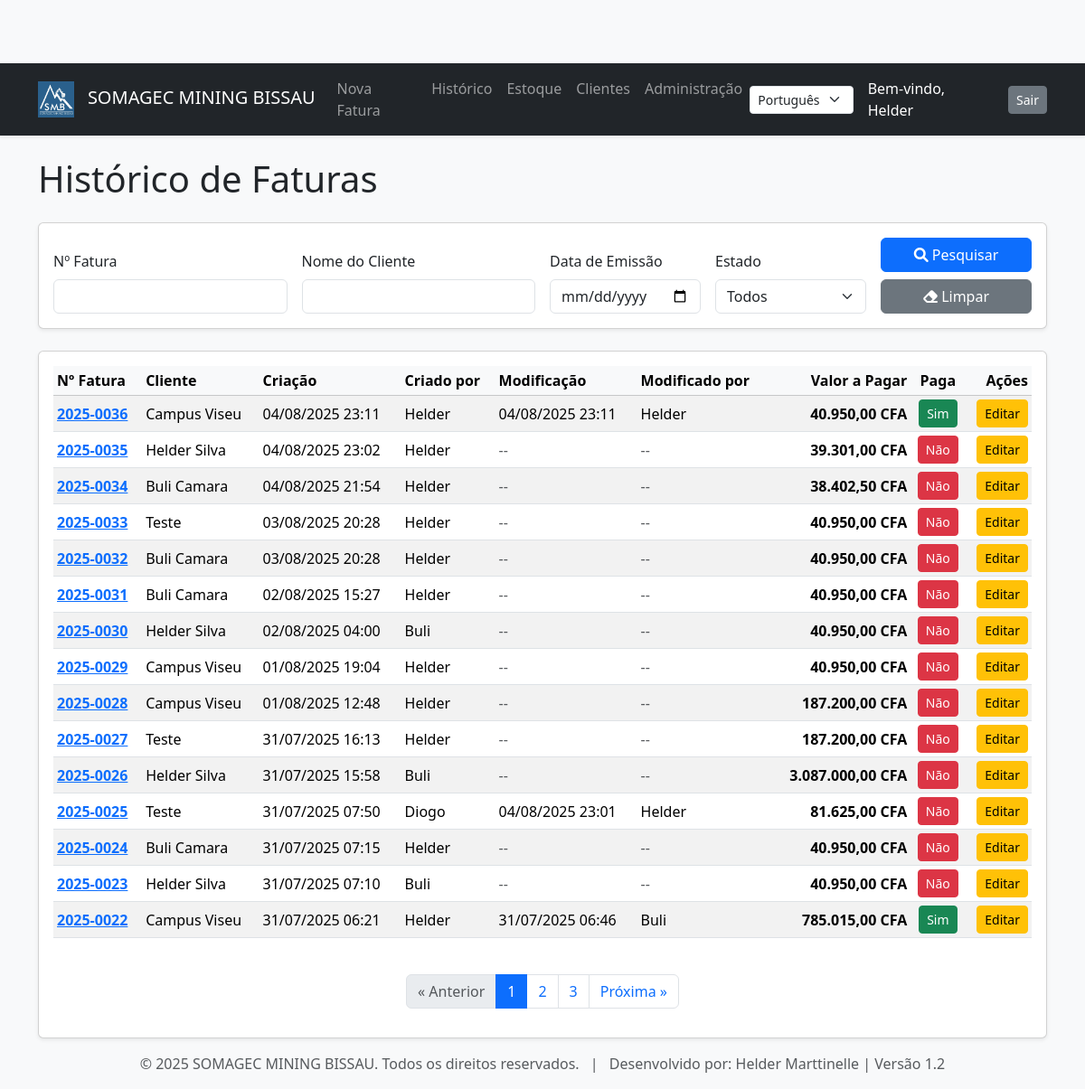
The page /faturas/ (signed in) on the database its author committed.
### stock/models.py (models this page shows, shortened)
class Fatura(models.Model):
    cliente = models.ForeignKey(Cliente, verbose_name=_('cliente'), on_delete=models.PROTECT)
    utilizador = models.ForeignKey(User, verbose_name=_('Criado por'), on_delete=models.SET_NULL, null=True, blank=True)
    data_emissao = models.DateField(_('data de emissão'), default=timezone.now)
    modificado_por = models.ForeignKey(User, related_name='faturas_modificadas', on_delete=models.SET_NULL, null=True, blank=True, verbose_name=_('Modificado por'))
    numero_fatura = models.CharField(_('número da fatura'), max_length=50, unique=True, blank=True)
    paga = models.BooleanField(_('paga'), default=False)
    taxa_igv = models.DecimalField(_('Taxa IGV (%)'), max_digits=5, decimal_places=2, default=17.00)
    desconto = models.DecimalField(_('desconto (%)'), max_digits=5, decimal_places=2, default=0.00, help_text=_("Percentagem de desconto (ex: 5 para 5%)"))
    adiantamento = models.DecimalField(_('adiantamento (€)'), max_digits=10, decimal_places=2, default=0.00, help_text=_("Valor do adiantamento em euros"))
    criado_em = models.DateTimeField(auto_now_add=True)
    atualizado_em = models.DateTimeField(auto_now=True)
    @property
    def subtotal(self): return sum(item.subtotal for item in self.itens.all()) if self.itens.all() else Decimal('0.00')
    @property
    def valor_desconto(self): return self.subtotal * (self.desconto / Decimal(100))
    @property
    def subtotal_apos_desconto(self): return self.subtotal - self.valor_desconto
    @property
    def valor_igv(self): return self.subtotal_apos_desconto * (self.taxa_igv / Decimal(100))
    @property
    def total_geral(self): return self.subtotal_apos_desconto + self.valor_igv
    @property
    def valor_a_pagar(self): return max(self.total_geral - self.adiantamento, Decimal('0.00'))
    @property
    def foi_modificada(self):
        if not self.criado_em or not self.atualizado_em: return False
        return self.atualizado_em > self.criado_em + timedelta(seconds=1)
    class Meta:
        verbose_name = _("Fatura")
        verbose_name_plural = _("Faturas")

class Cliente(models.Model):
    nome = models.CharField(_('nome'), max_length=200)
    nif = models.CharField(_('NIF/Contribuinte'), max_length=50, blank=True)
    endereco = models.CharField(_('endereço'), max_length=255, blank=True)
    telefone = models.CharField(_('telefone'), max_length=50, blank=True)
    email = models.EmailField(_('email'), blank=True)
    criado_em = models.DateTimeField(auto_now_add=True, null=True)
    atualizado_em = models.DateTimeField(auto_now=True, null=True)
    utilizador = models.ForeignKey(settings.AUTH_USER_MODEL, on_delete=models.SET_NULL, null=True, blank=True, related_name='clientes_criados')
    modificado_por = models.ForeignKey(settings.AUTH_USER_MODEL, on_delete=models.SET_NULL, null=True, blank=True, related_name='clientes_modificados')
    class Meta:
        verbose_name = _("Cliente")
        verbose_name_plural = _("Clientes")

class ItemFatura(models.Model):
    fatura = models.ForeignKey(Fatura, related_name='itens', on_delete=models.CASCADE)
    produto = models.ForeignKey(Produto, verbose_name=_('produto'), on_delete=models.PROTECT)
    quantidade = models.DecimalField(_('quantidade'), max_digits=10, decimal_places=2, null=True, blank=True)
    preco_unitario = models.DecimalField(_('preço unitário'), max_digits=10, decimal_places=2, null=True, blank=True)
    @property
    def subtotal(self): return self.quantidade * self.preco_unitario if self.quantidade and self.preco_unitario else Decimal('0.00')

### stock/views.py (the view)
# urls.py: path('faturas/', views.lista_faturas_view, name='lista_faturas'),
@login_required
def lista_faturas_view(request):
    q_numero = request.GET.get('q_numero', '')
    q_cliente = request.GET.get('q_cliente', '')
    q_data = request.GET.get('q_data', '')
    q_paga = request.GET.get('q_paga', '')
    q_periodo = request.GET.get('q_periodo', '')
    faturas = Fatura.objects.all().order_by('-data_emissao', '-numero_fatura')
    if q_numero: faturas = faturas.filter(numero_fatura__icontains=q_numero)
    if q_cliente: faturas = faturas.filter(cliente__nome__icontains=q_cliente)
    if q_data:
        try: faturas = faturas.filter(data_emissao=datetime.strptime(q_data, '%Y-%m-%d').date())
        except (ValueError, TypeError): pass
    if q_paga == 'sim': faturas = faturas.filter(paga=True)
    if q_paga == 'nao': faturas = faturas.filter(paga=False)
    if q_periodo == 'mes_atual':
        hoje = date.today()
        faturas = faturas.filter(data_emissao__year=hoje.year, data_emissao__month=hoje.month)
    paginator = Paginator(faturas, 15)
    page_obj = paginator.get_page(request.GET.get('page'))
    return render(request, 'stock/lista_faturas.html', {'page_obj': page_obj})

### stock/context_processors.py (called while the page is built)
def dados_empresa_processor(request):
    dados = DadosEmpresa.objects.first()
    return {'dados_empresa': dados}

### stock/templatetags/stock_tags.py (called while the page is built)
@register.simple_tag
def url_params_minus_page(request_get):
    params = request_get.copy()
    params.pop('page', None)  # Remove a chave 'page' de forma segura
    return params.urlencode()

### stock/templates/stock/lista_faturas.html (shortened to what this page needs)
{% extends "stock/base.html" %}
{% load i18n %}
{% load l10n %}
{% load humanize %}
{% block content %}
    <h1 class="mb-4">{% trans "Histórico de Faturas" %}</h1>
    <div class="card shadow-sm mb-4">
        <div class="card-body">
            <form method="GET" action="{% url 'lista_faturas' %}" class="row g-3 align-items-end">
                <div class="col-md-3">
                    <label for="q_numero" class="form-label">{% trans "Nº Fatura" %}</label>
                    <input type="text" name="q_numero" id="q_numero" class="form-control" value="{{ request.GET.q_numero }}">
                </div>
                <div class="col-md-3">
                    <label for="q_cliente" class="form-label">{% trans "Nome do Cliente" %}</label>
                    <input type="text" name="q_cliente" id="q_cliente" class="form-control" value="{{ request.GET.q_cliente }}">
                </div>
                <div class="col-md-2">
                    <label for="q_data" class="form-label">{% trans "Data de Emissão" %}</label>
                    <input type="date" name="q_data" id="q_data" class="form-control" value="{{ request.GET.q_data }}">
                </div>
                <div class="col-md-2">
                    <label for="q_paga" class="form-label">{% trans "Estado" %}</label>
                    <select name="q_paga" id="q_paga" class="form-select">
                        <option value="" {% if not request.GET.q_paga %}selected{% endif %}>Todos</option>
                    </select>
                </div>
                <div class="col-md-2">
                    <button type="submit" class="btn btn-primary w-100">
                        <i class="fas fa-search"></i> {% trans "Pesquisar" %}
                    </button>
                    <a href="{% url 'lista_faturas' %}" class="btn btn-secondary w-100 mt-2">
                        <i class="fas fa-eraser"></i> {% trans "Limpar" %}
                    </a>
                </div>
            </form>
        </div>
    </div>
    <div class="card shadow-sm">
        <div class="card-body">
            <div class="table-responsive">
                <table class="table table-striped table-hover align-middle table-sm">
                    <thead class="table-light">
                        <tr>
                            <th>{% trans "Nº Fatura" %}</th>
                            <th>{% trans "Cliente" %}</th>
                            <th>{% trans "Criação" %}</th>
                            <th>{% trans "Criado por" %}</th>
                            <th>{% trans "Modificação" %}</th>
                            <th>{% trans "Modificado por" %}</th>
                            <th class="text-end">{% trans "Valor a Pagar" %}</th>
                            <th class="text-center">{% trans "Paga" %}</th>
                            <th class="text-end">{% trans "Ações" %}</th>
                        </tr>
                    </thead>
                    <tbody>
                        {% for fatura in page_obj %}
                            <tr>
                                <td><a href="{% url 'detalhe_fatura' fatura.id %}"><strong>{{ fatura.numero_fatura }}</strong></a></td>
                                <td>{{ fatura.cliente.nome }}</td>
                                <td>{{ fatura.criado_em|date:"d/m/Y H:i" }}</td>
                                <td>{{ fatura.utilizador.username|default:"N/A" }}</td>
                                <td>{% if fatura.foi_modificada %}{{ fatura.atualizado_em|date:"d/m/Y H:i" }}{% else %}<span class="text-muted">--</span>{% endif %}</td>
                                <td>{% if fatura.modificado_por %}{{ fatura.modificado_por.username }}{% else %}<span class="text-muted">--</span>{% endif %}</td>
                                <td class="text-end fw-bold">{{ fatura.valor_a_pagar|floatformat:2|intcomma }} CFA</td>
                                <td class="text-center">
                                    <form action="{% url 'toggle_fatura_paga' fatura.id %}" method="post" class="d-inline">
                                        <button type="submit" class="btn btn-sm px-2 py-1 {% if fatura.paga %}btn-success{% else %}btn-danger{% endif %}">
                                            {% if fatura.paga %}{% trans "Sim" %}{% else %}{% trans "Não" %}{% endif %}
                                        </button>
                                    </form>
                                </td>
                                <td class="text-end"><a href="{% url 'editar_fatura' fatura.id %}" class="btn btn-warning btn-sm">{% trans "Editar" %}</a></td>
                            </tr>
                        {% empty %}
                            <tr><td colspan="9" class="text-center">{% trans "Nenhuma fatura encontrada." %}</td></tr>
                        {% endfor %}
                    </tbody>
                </table>
            </div>
            {% if page_obj.has_other_pages %}
                 {% with request.GET.urlencode as params %}{% include 'stock/pagination.html' with params=params %}{% endwith %}
            {% endif %}
        </div>
    </div>
{% endblock %}

### stock/templates/stock/base.html (shortened to what this page needs)
{% load i18n %}
{% load static %}
<!doctype html>
<html lang="{{ request.LANGUAGE_CODE }}">
<head>
    <link href="https://cdn.jsdelivr.net/npm/bootstrap@5.3.3/dist/css/bootstrap.min.css" rel="stylesheet">
    <link rel="stylesheet" href="https://cdnjs.cloudflare.com/ajax/libs/font-awesome/6.0.0-beta3/css/all.min.css">
</head>
<body>
    <nav class="navbar navbar-expand-lg navbar-dark bg-dark sticky-top shadow-sm">
        <div class="container">
            <a class="navbar-brand" href="{% url 'home' %}">
                <img src="{% static 'stock/images/logo.png' %}" alt="Logotipo">
                SOMAGEC MINING BISSAU
            </a>
            {% if user.is_authenticated %}
            <div class="collapse navbar-collapse" id="navbarNav">
                <ul class="navbar-nav me-auto mb-2 mb-lg-0">
                    <li class="nav-item"><a class="nav-link" href="{% url 'criar_fatura' %}">{% trans "Nova Fatura" %}</a></li>
                    <li class="nav-item"><a class="nav-link" href="{% url 'lista_faturas' %}">{% trans "Histórico" %}</a></li>
                    <li class="nav-item"><a class="nav-link" href="{% url 'lista_produtos' %}">{% trans "Estoque" %}</a></li>
                    <li class="nav-item"><a class="nav-link" href="{% url 'lista_clientes' %}">{% trans "Clientes" %}</a></li>
                    {% if user.is_superuser %}
                        <li class="nav-item"><a class="nav-link" href="{% url 'admin:index' %}">{% trans "Administração" %}</a></li>
                    {% endif %}
                </ul>
                <form action="{% url 'set_language' %}" method="post" class="d-flex me-3">
                    <select name="language" onchange="this.form.submit()" class="form-select form-select-sm">
                        {% get_current_language as CURRENT_LANGUAGE %}
                        {% get_available_languages as AVAILABLE_LANGUAGES %}
                        {% for lang_code, lang_name in AVAILABLE_LANGUAGES %}
                            <option value="{{ lang_code }}" {% if lang_code == CURRENT_LANGUAGE %}selected{% endif %}>
                                {{ lang_name }}
                            </option>
                        {% endfor %}
                    </select>
                </form>
                <div class="navbar-text text-white me-3">
                    {% trans "Bem-vindo" %}, {{ user.username }}
                </div>
                <form action="{% url 'logout' %}" method="post" class="d-flex">
                    <button type="submit" class="btn btn-secondary btn-sm">{% trans "Sair" %}</button>
                </form>
            </div>
            {% endif %}
        </div>
    </nav>
    <main class="container mt-4">
        {% block content %}
        {% endblock %}
    </main>
    <footer class="text-center text-muted mt-auto py-3 bg-light">
        <div class="container">
            <span>&copy; {% now "Y" %} SOMAGEC MINING BISSAU. {% trans "Todos os direitos reservados." %}</span>
            <span class="mx-2">|</span>
            <span>{% trans "Desenvolvido por" %}: Helder Marttinelle | Versão 1.2 </span>
        </div>
    </footer>
</body>
</html>

### stock/templates/stock/base.html (style rules this page uses)
body { background-color: #f8f9fa; padding-top: 70px; }
.navbar-brand img { max-height: 40px; margin-right: 10px; }
main { flex-grow: 1; }

### rows shown on the page
Fatura: numero_fatura "2025-0036", cliente.nome "Campus Viseu", criado_em "04/08/2025 23:11", utilizador.username "Helder", atualizado_em "04/08/2025 23:11", modificado_por.username "Helder", valor_a_pagar "40.950,00"
Fatura: numero_fatura "2025-0035", cliente.nome "Helder Silva", criado_em "04/08/2025 23:02", utilizador.username "Helder", valor_a_pagar "39.301,00"
Fatura: numero_fatura "2025-0034", cliente.nome "Buli Camara", criado_em "04/08/2025 21:54", utilizador.username "Helder", valor_a_pagar "38.402,50"
Fatura: numero_fatura "2025-0033", cliente.nome "Teste", criado_em "03/08/2025 20:28", utilizador.username "Helder", valor_a_pagar "40.950,00"
Fatura: numero_fatura "2025-0032", cliente.nome "Buli Camara", criado_em "03/08/2025 20:28", utilizador.username "Helder", valor_a_pagar "40.950,00"
Fatura: numero_fatura "2025-0031", cliente.nome "Buli Camara", criado_em "02/08/2025 15:27", utilizador.username "Helder", valor_a_pagar "40.950,00"
Fatura: numero_fatura "2025-0030", cliente.nome "Helder Silva", criado_em "02/08/2025 04:00", utilizador.username "Buli", valor_a_pagar "40.950,00"
Fatura: numero_fatura "2025-0029", cliente.nome "Campus Viseu", criado_em "01/08/2025 19:04", utilizador.username "Helder", valor_a_pagar "40.950,00"
Fatura: numero_fatura "2025-0028", cliente.nome "Campus Viseu", criado_em "01/08/2025 12:48", utilizador.username "Helder", valor_a_pagar "187.200,00"
Fatura: numero_fatura "2025-0027", cliente.nome "Teste", criado_em "31/07/2025 16:13", utilizador.username "Helder", valor_a_pagar "187.200,00"
Fatura: numero_fatura "2025-0026", cliente.nome "Helder Silva", criado_em "31/07/2025 15:58", utilizador.username "Buli", valor_a_pagar "3.087.000,00"
Fatura: numero_fatura "2025-0025", cliente.nome "Teste", criado_em "31/07/2025 07:50", utilizador.username "Diogo", atualizado_em "04/08/2025 23:01", modificado_por.username "Helder", valor_a_pagar "81.625,00"
Fatura: numero_fatura "2025-0024", cliente.nome "Buli Camara", criado_em "31/07/2025 07:15", utilizador.username "Helder", valor_a_pagar "40.950,00"
Fatura: numero_fatura "2025-0023", cliente.nome "Helder Silva", criado_em "31/07/2025 07:10", utilizador.username "Buli", valor_a_pagar "40.950,00"
Fatura: numero_fatura "2025-0022", cliente.nome "Campus Viseu", criado_em "31/07/2025 06:21", utilizador.username "Helder", atualizado_em "31/07/2025 06:46", modificado_por.username "Buli", valor_a_pagar "785.015,00"

### other values the page prints
{{ user.username }} "Helder"
{{ i }} "1"
{{ i }} "2" "3"
form field language "Português"
